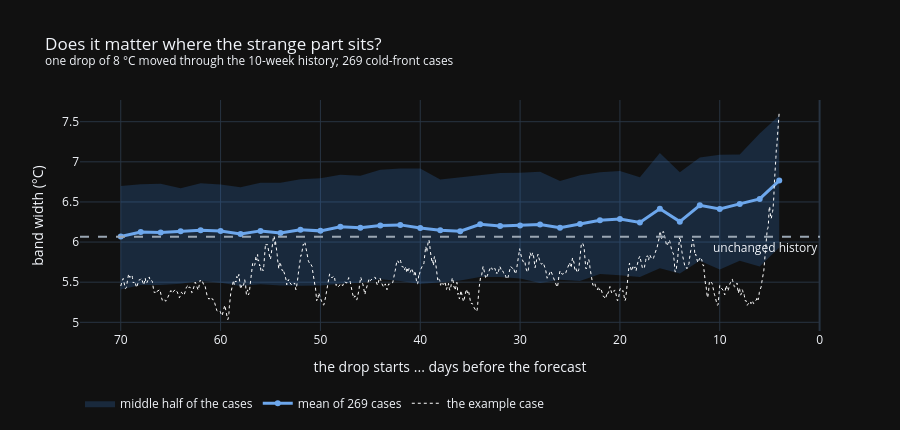

The notebook cell saved with this chart:
### Markdown cell above
### Band width against the position of the drop

Mean band width over all cases (line) and the middle half of the cases (band), for one drop of 8 °C starting the given
number of days before the forecast. Dashed: the unchanged history; dotted: the example case (every hour).

### Code cell
q25, q75 = np.percentile(w_all, [25, 75], axis=1)
fig = go.Figure()
fig.add_trace(go.Scatter(x=np.r_[days_all, days_all[::-1]], y=np.r_[q75, q25[::-1]], fill="toself", mode="lines", line={"width": 0},
                         fillcolor="rgba(57,135,229,0.2)", hoverinfo="skip", name="middle half of the cases"))
fig.add_trace(go.Scatter(x=days_all, y=w_all.mean(1), mode="lines+markers", line={"color": "#6da7ec", "width": 3},
                         name=f"mean of {len(cases)} cases", hovertemplate="drop %{x:.0f} days back: band %{y:.2f} °C<extra></extra>"))
fig.add_trace(go.Scatter(x=days_ex, y=w_ex, mode="lines", line={"color": "white", "width": 1, "dash": "dot"}, name="the example case"))
fig.add_hline(y=w0, line={"color": "#9aa6b3", "dash": "dash"}, annotation_text="unchanged history", annotation_position="bottom right")
fig.update_xaxes(title_text="the drop starts ... days before the forecast", autorange="reversed")
fig.update_yaxes(title_text="band width (°C)")
fig.update_layout(height=430, template="plotly_dark", legend={"orientation": "h", "y": -0.25},
                  title=f"Does it matter where the strange part sits?<br><sup>one drop of {POS_SIZE} °C moved through the 10-week history; "
                        f"{len(cases)} cold-front cases</sup>")
fig.write_html(FIG / "exp6_position_lines.html", include_plotlyjs="cdn")
fig.show()

### Figure 1 — Plotly figure (JSON) as saved in the notebook; plotly's stock layout.template omitted (floating-point values rounded to 4 significant figures; data arrays with more than 128 entries replaced by an {"elided": "..."} marker saying what was removed)
{"data": [{"fill": "toself", "fillcolor": "rgba(57,135,229,0.2)", "hoverinfo": "skip", "line": {"width": 0}, "mode": "lines", "name": "middle half of the cases", "type": "scatter", "x": [70.0, 68.0, 66.0, 64.0, 62.0, 60.0, 58.0, 56.0, 54.0, 52.0, 50.0, 48.0, 46.0, 44.0, 42.0, 40.0, 38.0, 36.0, 34.0, 32.0, 30.0, 28.0, 26.0, 24.0, 22.0, 20.0, 18.0, 16.0, 14.0, 12.0, 10.0, 8.0, 6.0, 4.042, 4.042, 6.0, 8.0, 10.0, 12.0, 14.0, 16.0, 18.0, 20.0, 22.0, 24.0, 26.0, 28.0, 30.0, 32.0, 34.0, 36.0, 38.0, 40.0, 42.0, 44.0, 46.0, 48.0, 50.0, 52.0, 54.0, 56.0, 58.0, 60.0, 62.0, 64.0, 66.0, 68.0, 70.0], "y": [6.697, 6.72, 6.727, 6.672, 6.733, 6.717, 6.683, 6.739, 6.738, 6.783, 6.795, 6.839, 6.827, 6.902, 6.916, 6.917, 6.78, 6.807, 6.84, 6.861, 6.865, 6.878, 6.761, 6.833, 6.869, 6.885, 6.809, 7.109, 6.871, 7.053, 7.088, 7.092, 7.352, 7.578, 5.931, 5.696, 5.766, 5.659, 5.769, 5.609, 5.674, 5.564, 5.587, 5.602, 5.516, 5.53, 5.49, 5.546, 5.564, 5.564, 5.521, 5.497, 5.479, 5.516, 5.536, 5.493, 5.482, 5.459, 5.454, 5.46, 5.473, 5.453, 5.493, 5.516, 5.479, 5.465, 5.464, 5.409]}, {"hovertemplate": "drop %{x:.0f} days back: band %{y:.2f} °C<extra></extra>", "line": {"color": "#6da7ec", "width": 3}, "mode": "lines+markers", "name": "mean of 269 cases", "type": "scatter", "x": [70.0, 68.0, 66.0, 64.0, 62.0, 60.0, 58.0, 56.0, 54.0, 52.0, 50.0, 48.0, 46.0, 44.0, 42.0, 40.0, 38.0, 36.0, 34.0, 32.0, 30.0, 28.0, 26.0, 24.0, 22.0, 20.0, 18.0, 16.0, 14.0, 12.0, 10.0, 8.0, 6.0, 4.042], "y": [6.07, 6.124, 6.12, 6.134, 6.147, 6.137, 6.1, 6.139, 6.112, 6.152, 6.14, 6.192, 6.179, 6.205, 6.214, 6.177, 6.147, 6.136, 6.221, 6.199, 6.208, 6.219, 6.178, 6.227, 6.272, 6.287, 6.244, 6.416, 6.255, 6.458, 6.412, 6.475, 6.538, 6.766]}, {"line": {"color": "white", "dash": "dot", "width": 1}, "mode": "lines", "name": "the example case", "type": "scatter", "x": {"elided": "1584 float values"}, "y": {"elided": "1584 float values"}}], "layout": {"annotations": [{"showarrow": false, "text": "unchanged history", "x": 1, "xanchor": "right", "xref": "x domain", "y": 6.066, "yanchor": "top", "yref": "y"}], "height": 430, "legend": {"orientation": "h", "y": -0.25}, "shapes": [{"line": {"color": "#9aa6b3", "dash": "dash"}, "type": "line", "x0": 0, "x1": 1, "xref": "x domain", "y0": 6.066, "y1": 6.066, "yref": "y"}], "title": {"text": "Does it matter where the strange part sits?<br><sup>one drop of 8 °C moved through the 10-week history; 269 cold-front cases</sup>"}, "xaxis": {"autorange": "reversed", "title": {"text": "the drop starts ... days before the forecast"}}, "yaxis": {"title": {"text": "band width (°C)"}}}}
